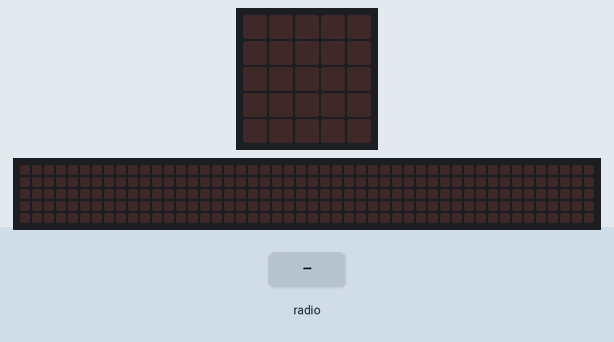
Simulated run of this program. Board: BBC micro:bit running MicroPython. Shown: the board's 5×5 LED display, a strip that is not on the board, showing the scrolling text unrolled. The test bench sets the inputs (shaded band). The 48×5 strip is a reading aid, not a part: it shows the text the display is scrolling, unrolled, one strip-width of it at a time.

Above: at 1.2 s.
1.3 s: radio message "1" arrives
At 1.4 s:
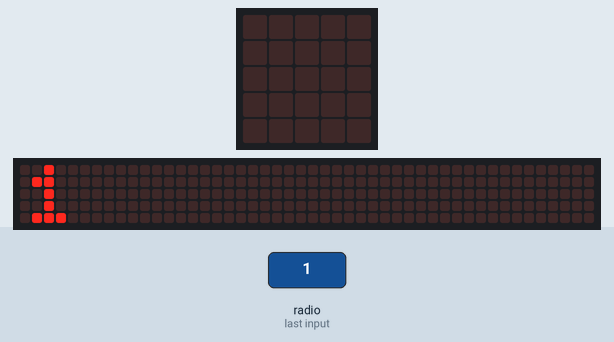
At 1.85 s:
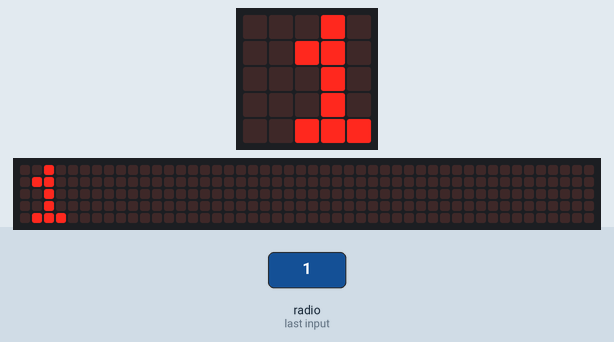
Timing chart, 0 to 4.3 s (numbered marks = the images above; inputs shaded):
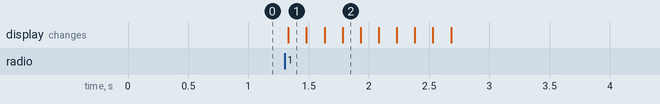

Measured:
- after the input at 1.3 s, the display: changes at once (image 1)

The program:

receptor.py
```python
# Imports go at the top
from microbit import *
import radio
import music

def texto_lista(texto):
    return texto.split(",")

'''
    Configuración RADIO
'''
radio.on()
radio.config(channel=3)

#Sienpre en ejecución
while True:
    menssage = radio.receive()
    sleep(20)
    if menssage is not None:
        display.scroll(str(menssage))
```
